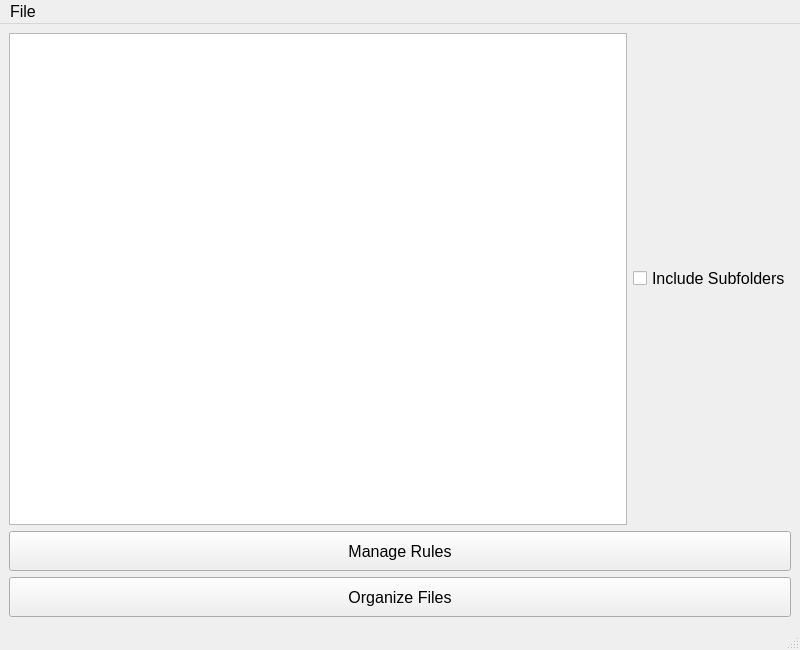
<?xml version="1.0" encoding="UTF-8"?>
<ui version="4.0">
 <class>MainWindow</class>
 <widget class="QMainWindow" name="MainWindow">
  <property name="geometry">
   <rect>
    <x>0</x>
    <y>0</y>
    <width>800</width>
    <height>650</height>
   </rect>
  </property>
  <property name="windowTitle">
   <string>File Organizer</string>
  </property>
  <property name="font">
   <font>
    <pointsize>12</pointsize>
   </font>
  </property>
  <widget class="QWidget" name="centralwidget">
   <property name="font">
    <font>
     <pointsize>12</pointsize>
    </font>
   </property>
   <layout class="QVBoxLayout" name="verticalLayout">
    <item>
     <layout class="QHBoxLayout" name="horizontalLayout">
      <item>
       <widget class="QListView" name="listListView">
        <property name="minimumSize">
         <size>
          <width>400</width>
          <height>400</height>
         </size>
        </property>
        <property name="font">
         <font>
          <pointsize>12</pointsize>
         </font>
        </property>
       </widget>
      </item>
      <item>
       <widget class="QCheckBox" name="recursiveCheckBox">
        <property name="text">
         <string>Include Subfolders</string>
        </property>
        <property name="font">
         <font>
          <pointsize>12</pointsize>
         </font>
        </property>
       </widget>
      </item>
     </layout>
    </item>
    <item>
     <widget class="QPushButton" name="rulesButton">
      <property name="minimumSize">
       <size>
        <width>200</width>
        <height>40</height>
       </size>
      </property>
      <property name="text">
       <string>Manage Rules</string>
      </property>
      <property name="font">
       <font>
        <pointsize>12</pointsize>
       </font>
      </property>
     </widget>
    </item>
    <item>
     <widget class="QPushButton" name="organizePushButton">
      <property name="minimumSize">
       <size>
        <width>200</width>
        <height>40</height>
       </size>
      </property>
      <property name="text">
       <string>Organize Files</string>
      </property>
      <property name="font">
       <font>
        <pointsize>12</pointsize>
       </font>
      </property>
     </widget>
    </item>
   </layout>
  </widget>
  <widget class="QMenuBar" name="menubar">
   <property name="geometry">
    <rect>
     <x>0</x>
     <y>0</y>
     <width>800</width>
     <height>18</height>
    </rect>
   </property>
   <property name="font">
    <font>
     <pointsize>12</pointsize>
    </font>
   </property>
   <widget class="QMenu" name="menuFile">
    <property name="title">
     <string>File</string>
    </property>
    <property name="font">
     <font>
      <pointsize>12</pointsize>
     </font>
    </property>
    <addaction name="actionselect"/>
    <addaction name="actionexit"/>
   </widget>
   <addaction name="menuFile"/>
  </widget>
  <widget class="QStatusBar" name="statusbar">
   <property name="font">
    <font>
     <pointsize>12</pointsize>
    </font>
   </property>
  </widget>
  <action name="actionselect">
   <property name="text">
    <string>select</string>
   </property>
   <property name="font">
    <font>
     <pointsize>12</pointsize>
    </font>
   </property>
  </action>
  <action name="actionexit">
   <property name="text">
    <string>exit</string>
   </property>
   <property name="font">
    <font>
     <pointsize>12</pointsize>
    </font>
   </property>
  </action>
 </widget>
 <resources/>
 <connections/>
</ui>
